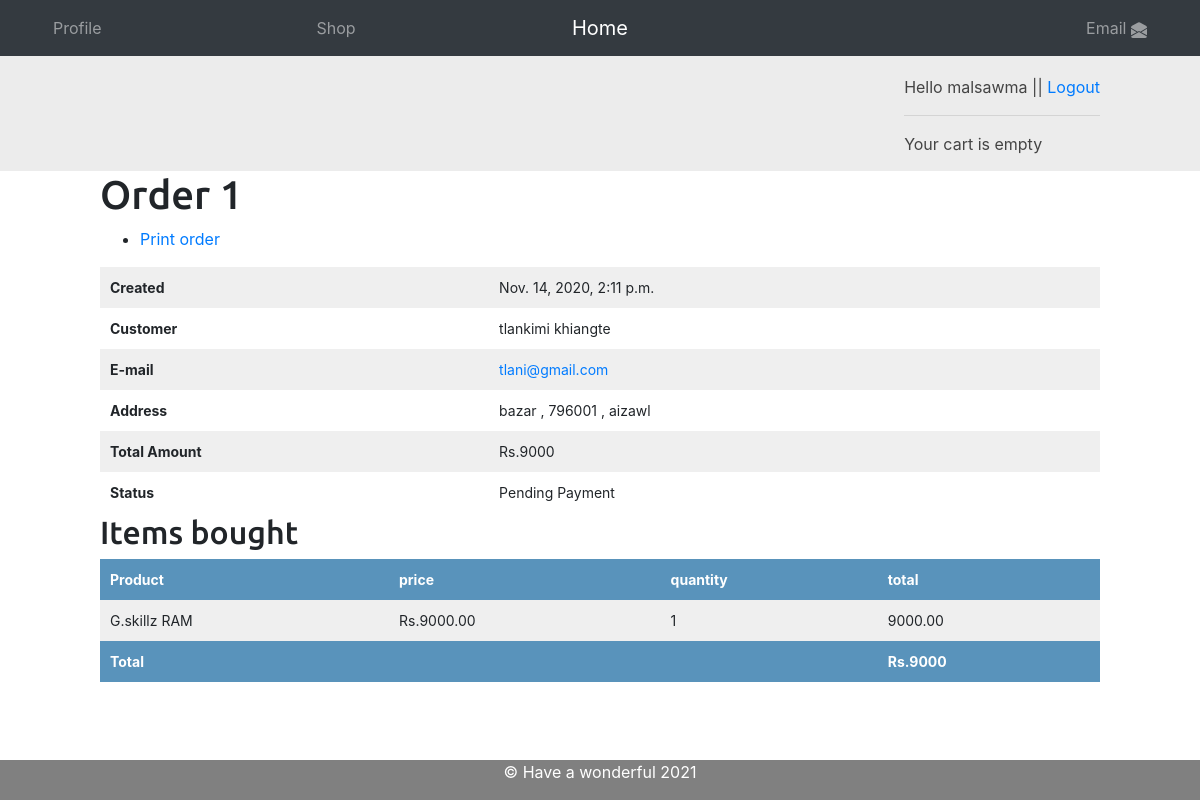
/orders/admin/order/1/ (signed in), run on the app's committed database.
### orders/models.py (models this page shows, shortened)
class Order(models.Model):
    first_name = models.CharField(max_length=50)
    last_name = models.CharField(max_length=50)
    email = models.EmailField()
    address = models.CharField(max_length=200)
    city = models.CharField(max_length=50)
    phone = models.IntegerField(default=0)
    pin_code = models.CharField(max_length=20)
    created =models.DateTimeField(auto_now_add=True)
    updated = models.DateTimeField(auto_now=True)
    paid = models.BooleanField(default=False)
    coupon = models.ForeignKey(Coupon , on_delete=models.SET_NULL , related_name='orders', null=True , blank=True)
    discount = models.IntegerField(default=0 ,
                                    validators=[MaxValueValidator(0),
                                                MaxValueValidator(100)])
    class Meta:
        ordering =('-created',)
    def get_total_cost(self):
        total_cost =  sum(item.get_cost() for item in self.items.all())
        return int(total_cost - total_cost * (self.discount/Decimal('100')))

class OrderItem(models.Model):
    order = models.ForeignKey(Order , on_delete=models.CASCADE, related_name='items')
    product = models.ForeignKey(Product , on_delete=models.CASCADE, related_name='order_items' )
    price = models.DecimalField(max_digits=10 , decimal_places=2)
    quantity = models.PositiveIntegerField(default=1)
    def get_cost(self):
        return self.price * self.quantity

### shop/models.py (models this page shows, shortened)
class Product(models.Model):
    category = models.ForeignKey(Category , on_delete=models.CASCADE , related_name='products')
    name = models.CharField(max_length=200 , db_index=True)
    slug = models.CharField(max_length=200 , db_index=True)
    image = models.ImageField(upload_to='products/%Y/%m/%d', blank=True)
    description = models.TextField()
    price = models.DecimalField(max_digits=10 , decimal_places=2)
    available = models.BooleanField(default=True)
    created = models.DateTimeField(auto_now_add=True)
    updated = models.DateTimeField(auto_now=True)
    class Meta:
        ordering = ('name',)
        index_together = (('id', 'slug'),)

### orders/views.py (the view)
# urls.py: path('admin/order/<int:order_id>/', views.admin_order_detail , name='admin_order_detail'),
@staff_member_required
def admin_order_detail(request , order_id):
    order = get_object_or_404(Order , id=order_id)
    return render(request , 'admin/orders/order/detail.html', {'order':order})

### cart/cart.py (called while the page is built)
    def __len__(self):
        return sum(item['quantity'] for item in self.cart.values())

### cart/context_processors.py (called while the page is built)
def cart(request):
    return {'cart':Cart(request)}

### orders/templates/admin/orders/order/detail.html (shortened to what this page needs)
{% extends "shop/base.html" %}
{% load static  %}
{% block shop_content %}
  <h1>Order {{ order.id}}</h1>
  <ul class="object-tools">
    <li>
      <a href="#" onclick="window.print();">Print order</a>
    </li>
  </ul>
  <table>
    <tr>
      <th>Created</th>
      <td>{{order.created}}</td>
    </tr>
    <tr>
      <th>Customer</th>
      <td>{{order.first_name}} {{order.last_name}}</td>
    </tr>
    <tr>
      <th>E-mail</th>
      <td> <a href="mailto:{{ order.email }}">{{order.email}}</a> </td>
    </tr>
    <tr>
      <th>Address</th>
      <td>{{order.address}} , {{order.pin_code}} , {{order.city }}</td>
    </tr>
    <tr>
      <th>Total Amount</th>
      <td>Rs.{{order.get_total_cost}}</td>
    </tr>
    <tr>
      <th>Status</th>
      <td> {% if order.paid %}Paid {% else %} Pending Payment{% endif %} </td>
    </tr>
  </table>
  <div class="module">
    <div class="tabular inline-related last-related">
      <table>
        <h2>Items bought</h2>
        <thead>
          <tr>
            <th>Product</th>
            <th>price</th>
            <th>quantity</th>
            <th>total</th>
          </tr>
        </thead>
        <tbody>
          {% for item in order.items.all %}
            <tr class"row{% cycle "1" "2" %}">
              <td>{{ item.product.name}}</td>
              <td>Rs.{{ item.price}}</td>
              <td>{{item.quantity}}</td>
              <td>{{item.get_cost}}</td>
            </tr>
          {% endfor %}
          <tr class="total">
            <td colspan="3">Total</td>
            <td clas="num">Rs.{{order.get_total_cost}}</td>
          </tr>
        </tbody>
      </table>
    </div>
  </div>
{% endblock %}

### shop/templates/shop/base.html (shortened to what this page needs)
{% extends "base.html" %}
{% load static %}
{% block content %}
      <div id="subheader">
        <div class="cart">
          {% if request.user.is_authenticated %}
            Hello {{request.user.username}} ||
            <a href="{% url 'logout'%}">Logout</a>
          {% else %}
            <a href="{% url 'login' %}">Login</a>
          {% endif %}
          <br>
          <hr>
          {% with total_items=cart|length %}
            {% if cart|length > 0 %}
              Your cart:
              <a href="{% url 'cart:cart_detail' %}">{{total_items}}item{{total_items|pluralize}} || Rs.{{cart.get_total_price}}</a>
            {% else %}
              Your cart is empty
            {% endif %}
          {% endwith %}
        </div>
      </div>
      <div id="content">
        {% block shop_content %}
        {% endblock %}
      </div>
{% endblock %}

### static/css/base.css (style rules this page uses)
body { margin:0; padding:0; font-family:helvetica, sans-serif; }
h1, h2, h3, h4, h5 , h6 { font-family: 'Ubuntu', sans-serif; font-weight:normal; }
a { text-decoration:none; color:#5993bb; }
table { width:100%; border-spacing:0; border-collapse: collapse; }
table th, table td { text-align:left; font-size:14px; padding:10px; margin:0; }
tbody tr:nth-child(odd) { background:#efefef; }
thead th, tbody tr.total { background:#5993bb; color:#fff; font-weight:bold; }
#subheader { background:#ececec; color:#444; padding:15px 100px; overflow:auto; }
#subheader .cart { float:right; padding-top:4px; }
#content { padding:0 100px; overflow:hidden; }

### data on the page
Order: id "1", created "Nov. 14, 2020, 2:11 p.m.", first_name "tlankimi", last_name "khiangte", email "tlani@gmail.com", address "bazar", pin_code "796001", city "aizawl", get_total_cost "9000"
OrderItem: product.name "G.skillz RAM", price "9000.00", quantity "1", get_cost "9000.00"

### other printed values
{{ request.user.username }} "malsawma"
